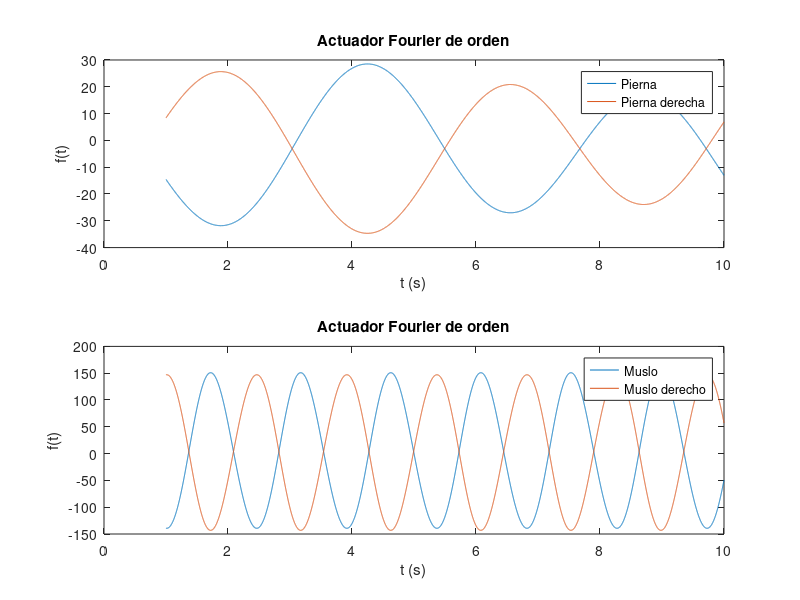

Write the MATLAB code that produced this figure.
data = csvread('latest_result.txt');

chromosome = data(:,1);

lower_A1 = chromosome(2);
lower_A2 = chromosome(3);
lower_A3 = chromosome(4);
lower_A4 = chromosome(5);
lower_W = chromosome(6);
lower_fase = chromosome(7);
lower_ind_term = chromosome(8);

upper_A1 = chromosome(9);
upper_A2 = chromosome(10);
upper_A3 = chromosome(11);
upper_A4 = chromosome(12);
upper_W = chromosome(13);
upper_fase = chromosome(14);
upper_ind_term = chromosome(15);

x = [1:0.001:10];


upper_sines = upper_A1 * sin(upper_W * x + upper_fase) + upper_A2 * sin(2 * upper_W * x + upper_fase);

upper_cosines = upper_A3 * cos(upper_W * x + upper_fase) + upper_A4 * cos(2 * upper_W * x + upper_fase) + upper_ind_term;

lower_sines = lower_A1 * sin(lower_W * x + lower_fase) + lower_A2 * sin(2 * lower_W * x + lower_fase);

lower_cosines = lower_A3 * cos(lower_W * x + lower_fase) + lower_A4 * cos(2 * lower_W * x + lower_fase) + lower_ind_term;             

upper_y = upper_sines + upper_cosines;

lower_y = lower_sines + lower_cosines;



upper_sines_r = upper_A1 * sin(upper_W * x + upper_fase + pi) + upper_A2 * sin(2 * upper_W * x + upper_fase + pi);

upper_cosines_r = upper_A3 * cos(upper_W * x + upper_fase + pi) + upper_A4 * cos(2 * upper_W * x + upper_fase + pi) + upper_ind_term;

lower_sines_r = lower_A1 * sin(lower_W * x + lower_fase + pi) + lower_A2 * sin(2 * lower_W * x + lower_fase + pi);

lower_cosines_r = lower_A3 * cos(lower_W * x + lower_fase + pi) + lower_A4 * cos(2 * lower_W * x + lower_fase + pi) + lower_ind_term;           

upper_y_r = upper_sines_r + upper_cosines_r;

lower_y_r = lower_sines_r + lower_cosines_r;

subplot(2,1,1)
plot(x,upper_y,x,upper_y_r)
title('Actuador Fourier de orden')
legend('Pierna','Pierna derecha')
xlabel('t (s)')
ylabel('f(t)')

subplot(2,1,2)
plot(x,lower_y,x,lower_y_r)
title('Actuador Fourier de orden')
legend('Muslo','Muslo derecho')
xlabel('t (s)')
ylabel('f(t)')